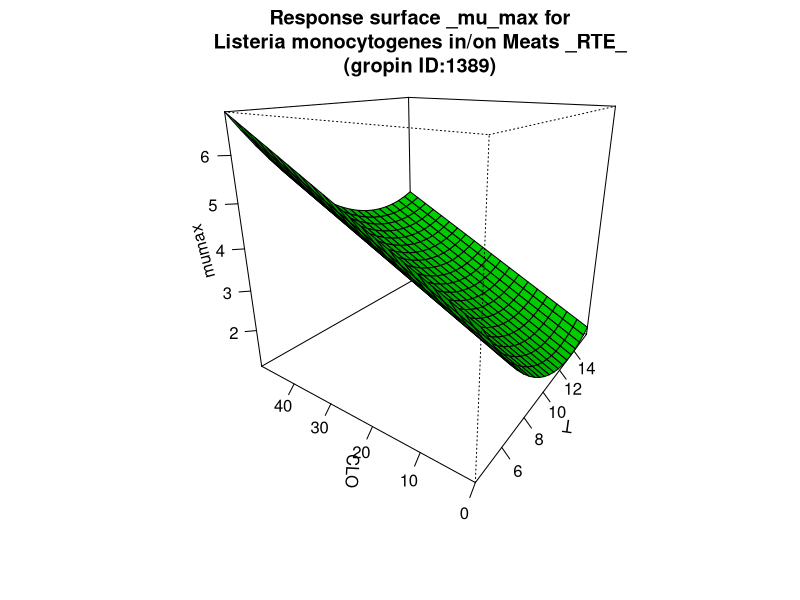

Write R code to recreate this figure.
#############################
# start of Parameter script
#############################
T <- seq(4.004,15.984015984016,length.out=21)
CLO <- seq(0,49.95004995005,length.out=21)
#############################
# end of Parameter script
#############################
############################# 
# start of Model script Gropin ID 1389 
#############################
 
# constant coefficients for this model
 
variables <- data.frame(T,CLO)
argumentsPar <- unique.data.frame(expand.grid(variables))
 
# heart of the model
response_surface <- function(T,CLO) {
   mumax <-7.1047-0.9002*T+0.0562*CLO+0.0334*(T^2)

	return(mumax=mumax)
} 

# output parameters
responseSurface <- cbind(argumentsPar,response_surface(argumentsPar['T'],argumentsPar['CLO']))
colnames(responseSurface) <- c(colnames(argumentsPar),'mumax')
#############################
# End of Model script
#############################
############################# 
# start of Visualisation script Gropin ID 1389 
#############################
titleText <-'Response surface _mu_max for
Listeria monocytogenes in/on Meats _RTE_
(gropin ID:1389)'
persp(T,CLO,matrix(unlist(responseSurface$'mumax'),nrow=21),col = 'green',xlab='T',ylab='CLO',zlab='mumax',main=titleText,theta=305,phi=20,shade=0.25,ticktype = 'detailed')
#############################
# End of Visualisation script
#############################
